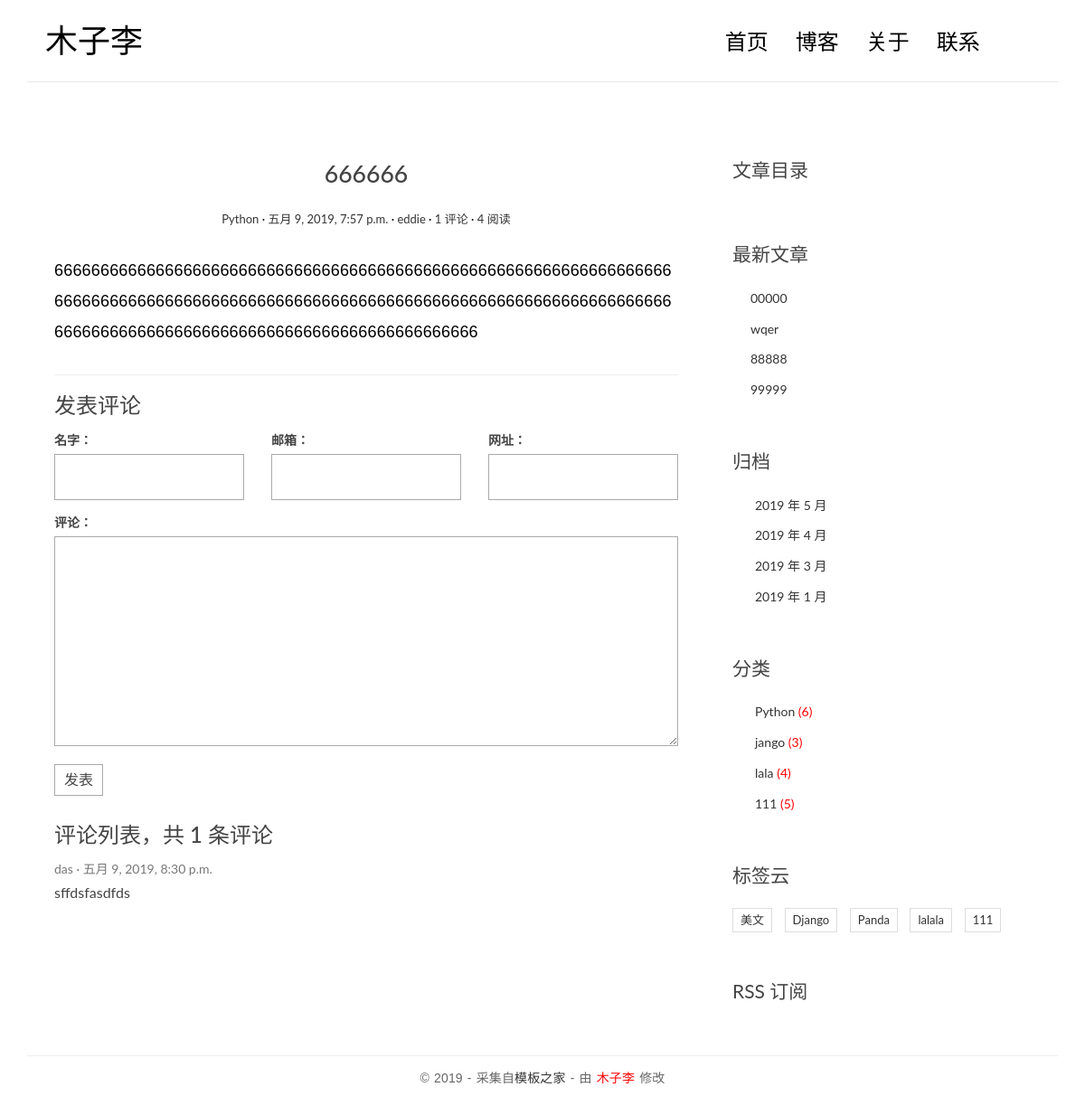
Before: /post/11/ with the older database file.
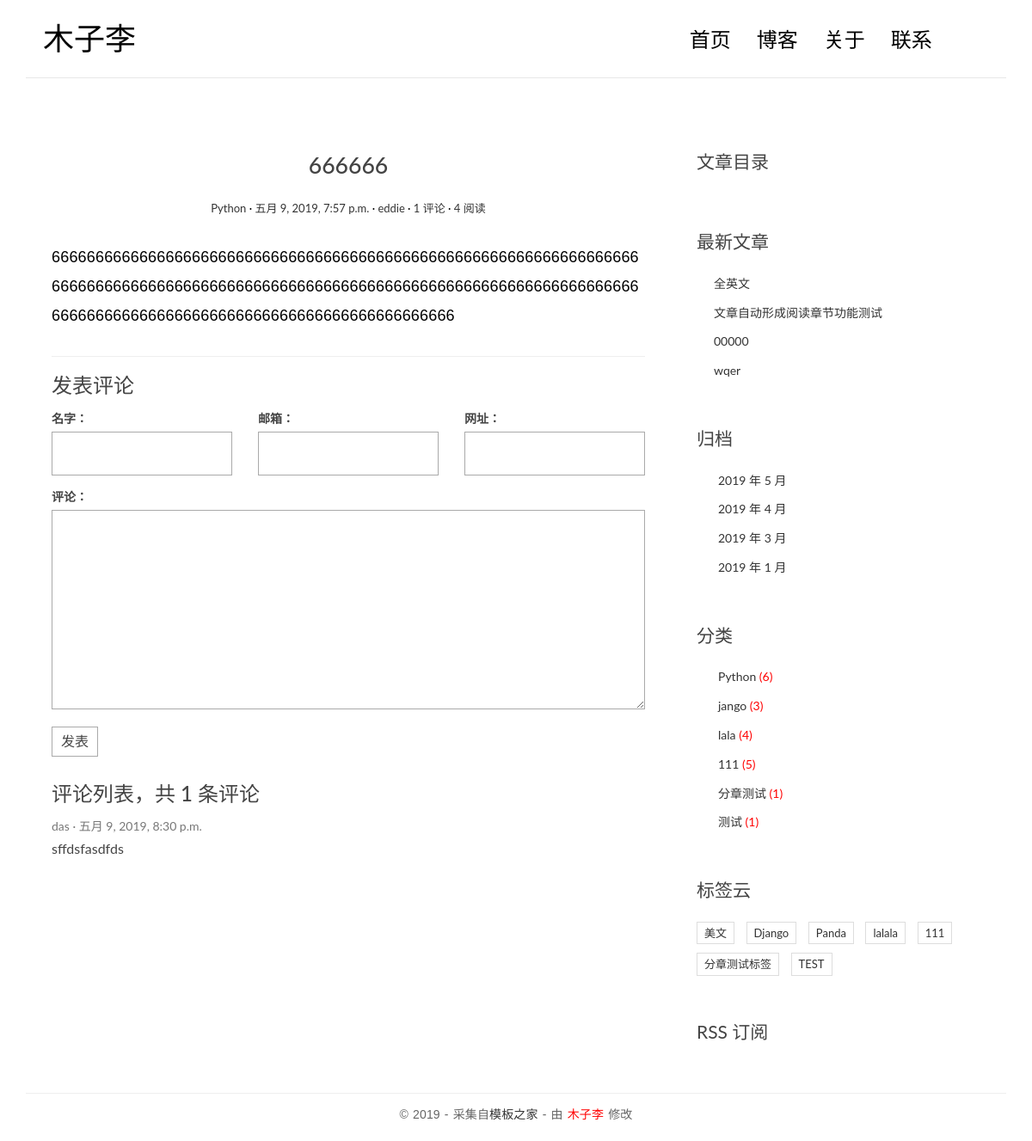
After: the same page with the newer database file.
### comments/models.py (models this page shows, shortened)
@python_2_unicode_compatible
class Comment(models.Model):
    name = models.CharField(max_length=100)
    email = models.EmailField(max_length=255)
    url = models.URLField(blank=True)
    text = models.TextField()
    created_time = models.DateTimeField(auto_now_add=True)
    post = models.ForeignKey('blog.Post')

### blog/models.py (models this page shows, shortened)
@python_2_unicode_compatible
class Post(models.Model):
    title = models.CharField(max_length=70)
    body = models.TextField()
    created_time = models.DateTimeField()
    modified_time = models.DateTimeField()
    excerpt = models.CharField(max_length=200, blank=True)
    category = models.ForeignKey(Category)
    tags = models.ManyToManyField(Tag, blank=True)
    author = models.ForeignKey(User)
    views = models.PositiveIntegerField(default=0)
    def get_absolute_url(self):
        return reverse('blog:detail', kwargs={'pk': self.pk})
    def increase_views(self):
        self.views += 1
        self.save(update_fields=['views'])
    class Meta:
        ordering = ['-created_time', 'title']

class Category(models.Model):
    name = models.CharField(max_length=100)

class Tag(models.Model):
    name = models.CharField(max_length=100)

### blog/views.py (the view)
# urls.py: url(r'^post/(?P<pk>[0-9]+)/$', views.PostDetailView.as_view(), name='detail'),
class PostDetailView(DetailView):
    model = Post
    template_name = 'blog/detail.html'
    context_object_name = 'post'
    def get(self, request, *args, **kwargs):
        response = super(PostDetailView, self).get(request, *args, **kwargs)
        self.object.increase_views()
        return response
    def get_object(self, queryset=None):
        post = super(PostDetailView, self).get_object(queryset=None)
        md = markdown.Markdown(extensions=[
            'markdown.extensions.extra',
            'markdown.extensions.codehilite',
            TocExtension(slugify=slugify),
        ])
        post.body = md.convert(post.body)
        post.toc = md.toc
        return post
    def get_context_data(self, **kwargs):
        context = super(PostDetailView, self).get_context_data(**kwargs)
        form = CommentForm()
        comment_list = self.object.comment_set.all()
        context.update({
            'form': form,
            'comment_list': comment_list,
        })
        return context

### comments/forms.py
class CommentForm(forms.ModelForm):
    class Meta:
        model = Comment
        fields = ['name', 'email', 'url', 'text']

### blog/templatetags/blog_tags.py (called while the page is built)
@register.simple_tag
def get_recent_posts(num=4):
    return Post.objects.all().order_by('-created_time')[:num]

@register.simple_tag
def archives():
    return Post.objects.dates('created_time', 'month', order='DESC')

@register.simple_tag
def get_categories():
    return Category.objects.annotate(num_posts=Count('post')).filter(num_posts__gt=0)

@register.simple_tag
def get_tags():
    return Tag.objects.annotate(num_posts=Count('post')).filter(num_posts__gt=0)

### templates/blog/detail.html (shortened to what this page needs)
{% extends 'base.html' %}
{% load staticfiles %}
    {% block main %}
        <article class="post post-{{ post.pk }}">
            <header class="entry-header">
                <h1 class="entry-title">{{ post.title }}</h1>
                <div class="entry-meta">
                    <span class="post-category"><a href="#">{{ post.category.name }}</a></span>
                    <span class="post-date"><a href="#"><time class="entry-date"
                                                              datetime="{{ post.created_time }}">{{ post.created_time }}</time></a></span>
                    <span class="post-author"><a href="#">{{ post.author }}</a></span>
                    <span class="comments-link"><a href="#">{{ post.comment_set.count }} 评论</a></span>
                    <span class="views-count"><a href="#">{{ post.views }} 阅读</a></span>
                </div>
            </header>
            <div class="entry-content clearfix" style="height: auto;word-wrap: break-word;word-break: break-all;overflow: hidden;">
                {{ post.body|safe }}
            </div>
        </article>
        <section class="comment-area" id="comment-area">
            <hr>
            <h3>发表评论</h3>
            <form action="{% url 'comments:post_comment' post.pk %}" method="post" class="comment-form">
                <div class="row">
                    <div class="col-md-4">
                        <label for="{{ form.name.id_for_label }}">名字：</label>
                        {{ form.name }}
                    </div>
                    <div class="col-md-4">
                        <label for="{{ form.email.id_for_label }}">邮箱：</label>
                        {{ form.email }}
                    </div>
                    <div class="col-md-4">
                        <label for="{{ form.url.id_for_label }}">网址：</label>
                        {{ form.url }}
                    </div>
                    <div class="col-md-12">
                        <label for="{{ form.text.id_for_label }}">评论：</label>
                        {{ form.text }}
                        <button type="submit" class="comment-btn">发表</button>
                    </div>
                </div>
            </form>
            <div class="comment-list-panel">
                <h3>评论列表，共 <span>{{ post.comment_set.count }}</span> 条评论</h3>
                <ul class="comment-list list-unstyled">
                    {% for comment in comment_list %}
                    <li class="comment-item">
                        <span class="nickname">{{ comment.name }}</span>
                        <time class="submit-date">{{ comment.created_time }}</time>
                        <div class="text">
                            {{ comment.text }}
                        </div>
                    </li>
                    {% empty %}
                    暂无评论！
                    {% endfor %}
                </ul>
            </div>
        </section>
    {% endblock main %}
    {% block toc %}
        <div class="widget widget-content">
            <h3 class="widget-title">文章目录</h3>
        </div>
    {% endblock toc %}

### templates/base.html (shortened to what the changed rows need)
{% load staticfiles %}
{% load blog_tags %}
<!DOCTYPE html>
<html>
    <head>
        <link href="https://cdn.bootcss.com/bootstrap/3.3.7/css/bootstrap.min.css" rel="stylesheet">
        <link rel="stylesheet" href="http://code.ionicframework.com/ionicons/2.0.1/css/ionicons.min.css">
        <link rel="stylesheet" href="{% static 'blog/css/pace.css' %}">
        <link rel="stylesheet" href="{% static 'blog/css/custom.css' %}">
        <link rel="stylesheet" href="{% static 'blog/css/highlights/github.css' %}">
    </head>
    <body>
        <div class="container">
            <header id="site-header">
                <div class="row">
                    <div class="col-md-4 col-sm-5 col-xs-8">
                        <div class="logo">
                            <h1><a href="{% url 'blog:index' %}"><b>木子李</b></a></h1>
                        </div>
                    </div>
                </div>
            </header>
        </div>
        <div class="content-body">
            <div class="container">
                <div class="row">
                    <main class="col-md-8">
                        {% block main %}
                        {% endblock main %}
                    </main>
                    <aside class="col-md-4">
                        <div class="widget widget-recent-posts">
                            {% get_recent_posts as recent_post_list %}
                            <ul>
                                {% for post in recent_post_list %}
                                <li>
                                    <a href="{{ post.get_absolute_url }}">{{ post.title }}</a>
                                </li>
                                {% empty %}
                                暂无文章！
                                {% endfor %}
                            </ul>
                        </div>
                        <div class="widget widget-archives">
                            {% archives as date_list %}
                            <ul>
                                {% for date in date_list %}
                                <li>
                                    <a href="{% url 'blog:archives' date.year date.month %}">{{ date.year }} 年 {{ date.month }} 月</a>
                                </li>
                                {% empty %}
                                暂无归档！
                                {% endfor %}
                            </ul>
                        </div>
                        <div class="widget widget-category">
                            {% get_categories as category_list %}
                            <ul>
                                {% for category in category_list %}
                                <li>
                                    <a href="{% url 'blog:category' category.pk %}">{{ category.name }}<span class="post-count" style="color:red"> ({{ category.num_posts }}) </span></a>
                                </li>
                                {% empty %}
                                暂无分类！
                                {% endfor %}
                            </ul>
                        </div>
                        <div class="widget widget-tag-cloud">
                            {% get_tags as tag_list %}
                            <ul>
                                {% for tag in tag_list %}
                                <li>
                                    <a href="{% url 'blog:tag' tag.pk %}">{{ tag.name }}</a>
                                </li>
                                {% empty %}
                                暂无标签！
                                {% endfor %}
                            </ul>
                        </div>
                    </aside>
                </div>
            </div>
        </div>
    </body>
</html>

Changed rows visible on the page:
no longer on this page (row unchanged): Post: title "88888"
no longer on this page (row edited): Post: title "99999"
added Post: title "全英文"
added Post: title "文章自动形成阅读章节功能测试"
added Category: name "分章测试", num_posts "1"
added Category: name "测试", num_posts "1"
added Tag: name "分章测试标签"
added Tag: name "TEST"
